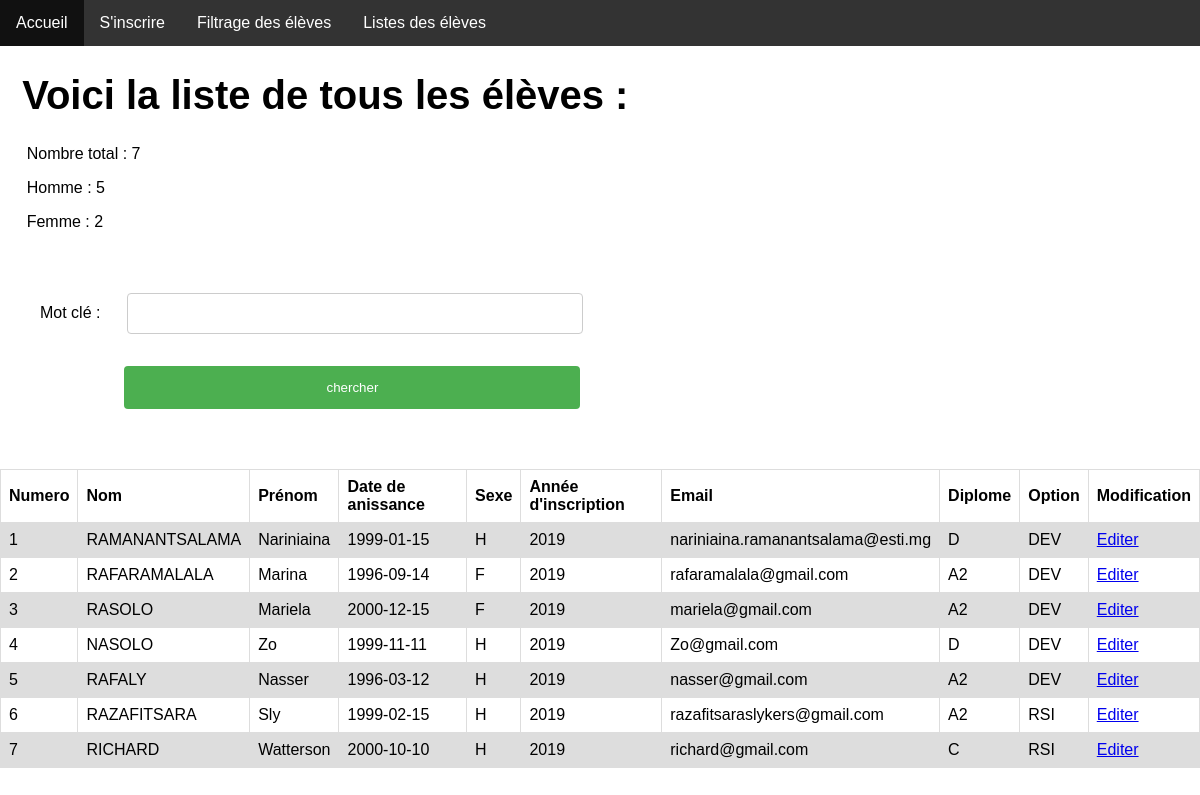
Before: /listefinal.php (signed in) with the older database file.
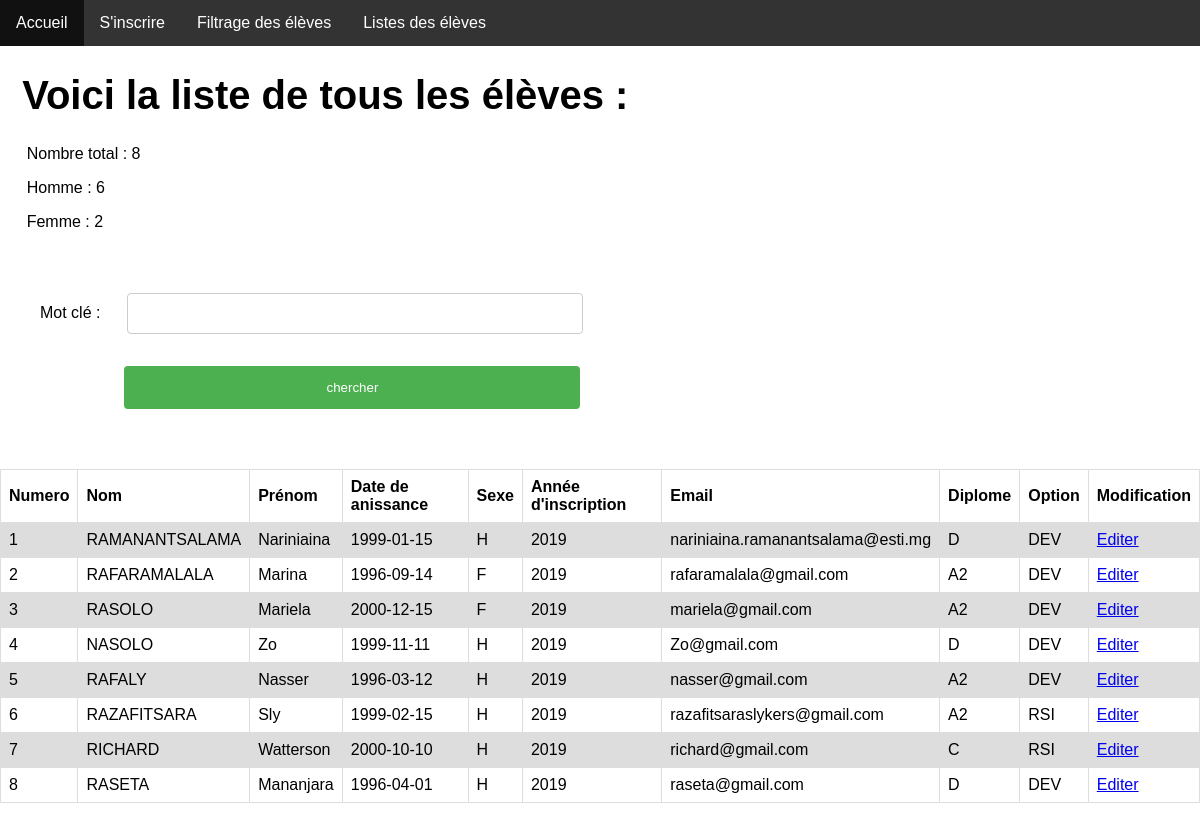
After: the same page with the newer database file.
### tables this page shows
CREATE TABLE IF NOT EXISTS `t_eleve` (
  `el_id` int(11) NOT NULL AUTO_INCREMENT,
  `el_nom` varchar(30) DEFAULT NULL,
  `el_prenom` varchar(30) DEFAULT NULL,
  `el_ddn` date DEFAULT NULL,
  `el_sexe` varchar(1) DEFAULT NULL,
  `el_inscription` int(4) DEFAULT NULL,
  `el_email` varchar(40) DEFAULT NULL,
  `el_diplome` varchar(40) NOT NULL,
  `el_option` varchar(40) NOT NULL,
  PRIMARY KEY (`el_id`)
);

### listefinal.php (the view, shortened to what this page needs)
<?php
echo "<ul>
        <li><a href='accueil.php'> Accueil</a></li>
        <li><a href='register.php'> S'inscrire</a></li>
        <li><a href='filtre.php'> Filtrage des élèves </a></li>
        <li><a href='listefinal.php'> Listes des élèves </a></li>
    </ul>";
echo "<h1><span>&nbsp&nbspVoici la liste de tous les élèves :</span></h1>";
echo "<p>&nbsp&nbsp&nbsp&nbsp&nbsp&nbspNombre total :&nbsp"
?>
<?php
include('conn.php');
$query=mysqli_query($conn,"select count(el_id) as total from `t_eleve`");
$row=mysqli_fetch_array($query);
?>
<?php echo $row['total'];
?>
<?php
echo "<p>&nbsp&nbsp&nbsp&nbsp&nbsp&nbspHomme :&nbsp"
?>
<?php
include('conn.php');
$query=mysqli_query($conn,"select count(el_id) as total from `t_eleve` where el_sexe = 'H'");
$row=mysqli_fetch_array($query);
?>
<?php echo $row['total'];
?>
<?php
echo "<p>&nbsp&nbsp&nbsp&nbsp&nbsp&nbspFemme :&nbsp"
?>
<?php
include('conn.php');
$query=mysqli_query($conn,"select count(el_id) as total from `t_eleve` where el_sexe = 'F'");
$row=mysqli_fetch_array($query);
?>
<?php echo $row['total'];
?>
<br></br>
<?php
    require_once("conn.php");
    $req = "select * from t_eleve";
    $resultat = mysqli_query($conn,$req) or die(mysql_error());
 ?>
<html>
 <body>
    <form method="POST" action="chercheretudiant.php">
        <div>
            Mot clé :&nbsp&nbsp&nbsp&nbsp&nbsp&nbsp<input type="text" name="motcle"><p>&nbsp&nbsp&nbsp&nbsp&nbsp&nbsp&nbsp&nbsp&nbsp&nbsp&nbsp&nbsp&nbsp&nbsp&nbsp&nbsp&nbsp&nbsp&nbsp<input type="submit" value="chercher"></p>
        </div>
    </form>
    <table>
        <tr>
            <th>Numero</th>
            <th>Nom</th>
            <th>Prénom</th>
            <th>Date de anissance</th>
            <th>Sexe</th>
            <th>Année d'inscription</th>
            <th>Email</th>
            <th>Diplome</th>
            <th>Option</th>
            <th>Modification</th>
        </tr>
        <?php  while ($etudiant = mysqli_fetch_assoc($resultat))  {  ?>
        <tr>
            <td><?php echo ($etudiant['el_id']); ?></td>
            <td><?php echo ($etudiant['el_nom']); ?></td>
            <td><?php echo ($etudiant['el_prenom']); ?></td>
            <td><?php echo ($etudiant['el_ddn']); ?></td>
            <td><?php echo ($etudiant['el_sexe']); ?></td>
            <td><?php echo ($etudiant['el_inscription']); ?></td>
            <td><?php echo ($etudiant['el_email']); ?></td>
            <td><?php echo ($etudiant['el_diplome']); ?></td>
            <td><?php echo ($etudiant['el_option']); ?></td>
            <td><span><a href="info.php?code=<?php echo ($etudiant['el_id']); ?>">Editer</a></span></td>
        </tr>
        <?php } ?>
    </table>
    <?php echo "<br></br>"; ?>
 </body>
 </html>
<link rel="stylesheet" type="text/css" href="style.css">

Changed rows visible on the page:
added t_eleve: el_id "8", el_nom "RASETA", el_prenom "Mananjara", el_ddn "1996-04-01", el_sexe "H", el_inscription "2019", el_email "raseta@gmail.com", el_diplome "D", el_option "DEV"
Other visible differences:
$row['total']: "7" → "8"
$row['total']: "5" → "6"
